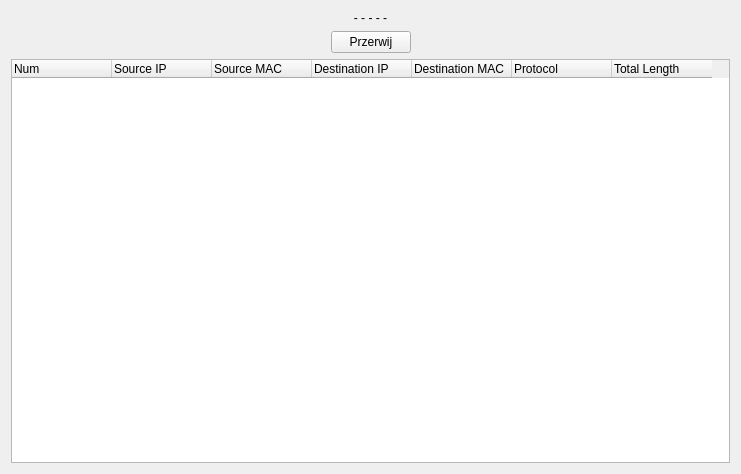
<?xml version="1.0" encoding="UTF-8"?>
<ui version="4.0">
 <class>SnifferWnd</class>
 <widget class="QWidget" name="SnifferWnd">
  <property name="windowModality">
   <enum>Qt::WindowModal</enum>
  </property>
  <property name="geometry">
   <rect>
    <x>0</x>
    <y>0</y>
    <width>741</width>
    <height>474</height>
   </rect>
  </property>
  <property name="contextMenuPolicy">
   <enum>Qt::NoContextMenu</enum>
  </property>
  <property name="windowTitle">
   <string>Skanowanie</string>
  </property>
  <layout class="QVBoxLayout" name="verticalLayout">
   <item>
    <widget class="QLabel" name="label">
     <property name="text">
      <string>- - - - -</string>
     </property>
     <property name="alignment">
      <set>Qt::AlignCenter</set>
     </property>
    </widget>
   </item>
   <item>
    <layout class="QHBoxLayout" name="horizontalLayout">
     <item>
      <spacer name="horizontalSpacer">
       <property name="orientation">
        <enum>Qt::Horizontal</enum>
       </property>
       <property name="sizeHint" stdset="0">
        <size>
         <width>40</width>
         <height>20</height>
        </size>
       </property>
      </spacer>
     </item>
     <item>
      <widget class="QPushButton" name="pushButton">
       <property name="text">
        <string>Przerwij</string>
       </property>
      </widget>
     </item>
     <item>
      <spacer name="horizontalSpacer_2">
       <property name="orientation">
        <enum>Qt::Horizontal</enum>
       </property>
       <property name="sizeHint" stdset="0">
        <size>
         <width>40</width>
         <height>20</height>
        </size>
       </property>
      </spacer>
     </item>
    </layout>
   </item>
   <item>
    <widget class="QTreeWidget" name="treeWidget">
     <attribute name="headerCascadingSectionResizes">
      <bool>false</bool>
     </attribute>
     <attribute name="headerHighlightSections">
      <bool>false</bool>
     </attribute>
     <attribute name="headerMinimumSectionSize">
      <number>70</number>
     </attribute>
     <attribute name="headerShowSortIndicator" stdset="0">
      <bool>false</bool>
     </attribute>
     <attribute name="headerStretchLastSection">
      <bool>false</bool>
     </attribute>
     <column>
      <property name="text">
       <string>Num</string>
      </property>
     </column>
     <column>
      <property name="text">
       <string>Source IP</string>
      </property>
     </column>
     <column>
      <property name="text">
       <string>Source MAC</string>
      </property>
     </column>
     <column>
      <property name="text">
       <string>Destination IP</string>
      </property>
     </column>
     <column>
      <property name="text">
       <string>Destination MAC</string>
      </property>
     </column>
     <column>
      <property name="text">
       <string>Protocol</string>
      </property>
     </column>
     <column>
      <property name="text">
       <string>Total Length</string>
      </property>
     </column>
    </widget>
   </item>
  </layout>
 </widget>
 <resources/>
 <connections/>
</ui>
